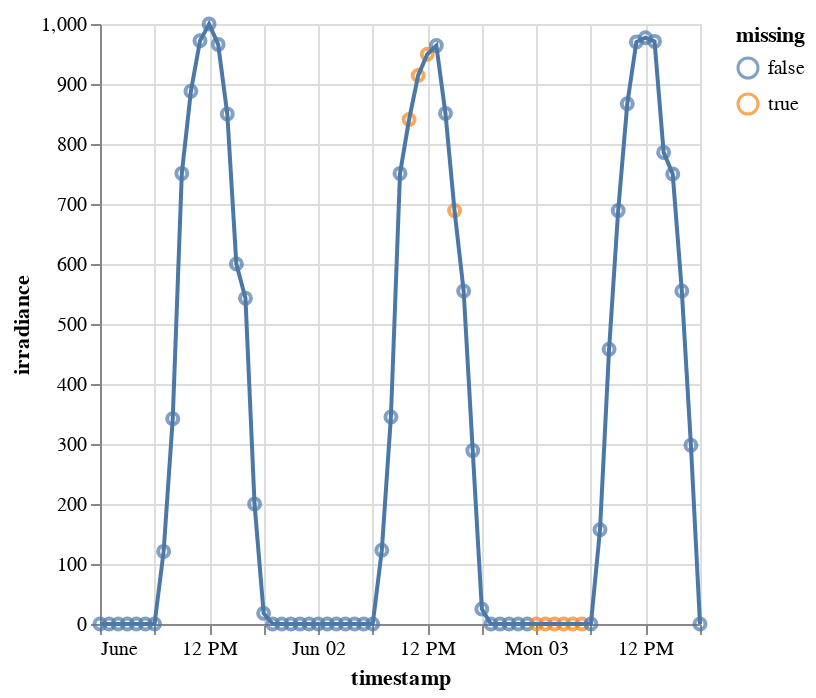

Notebook code cell kept with this figure:
### Markdown cell above
### Quick plot

Lines and points combined, showing which values were interpolated

### Code cell
line = alt.Chart(data).mark_line().encode(
    x='timestamp:T',
    y='irradiance:Q',
)

points = alt.Chart(data).mark_point().encode(
    x='timestamp:T',
    y='irradiance:Q',
    color="missing:N",
)

points + line

### Figure 1 — Vega-Lite specification as saved in the notebook (floating-point values rounded to 4 significant figures)
{"$schema": "https://vega.github.io/schema/vega-lite/v5.20.1.json", "config": {"view": {"continuousHeight": 300, "continuousWidth": 300}}, "data": {"name": "data-90aa915527d32fd707cefdcc947e06e0"}, "datasets": {"data-90aa915527d32fd707cefdcc947e06e0": [{"irradiance": 0, "missing": false, "timestamp": "2024-06-01T00:00:00"}, {"irradiance": 0, "missing": false, "timestamp": "2024-06-01T01:00:00"}, {"irradiance": 0, "missing": false, "timestamp": "2024-06-01T02:00:00"}, {"irradiance": 0, "missing": false, "timestamp": "2024-06-01T03:00:00"}, {"irradiance": 0, "missing": false, "timestamp": "2024-06-01T04:00:00"}, {"irradiance": 0, "missing": false, "timestamp": "2024-06-01T05:00:00"}, {"irradiance": 0, "missing": false, "timestamp": "2024-06-01T06:00:00"}, {"irradiance": 121, "missing": false, "timestamp": "2024-06-01T07:00:00"}, {"irradiance": 342, "missing": false, "timestamp": "2024-06-01T08:00:00"}, {"irradiance": 751, "missing": false, "timestamp": "2024-06-01T09:00:00"}, {"irradiance": 888, "missing": false, "timestamp": "2024-06-01T10:00:00"}, {"irradiance": 972, "missing": false, "timestamp": "2024-06-01T11:00:00"}, {"irradiance": 1000, "missing": false, "timestamp": "2024-06-01T12:00:00"}, {"irradiance": 966, "missing": false, "timestamp": "2024-06-01T13:00:00"}, {"irradiance": 850, "missing": false, "timestamp": "2024-06-01T14:00:00"}, {"irradiance": 600, "missing": false, "timestamp": "2024-06-01T15:00:00"}, {"irradiance": 543, "missing": false, "timestamp": "2024-06-01T16:00:00"}, {"irradiance": 200, "missing": false, "timestamp": "2024-06-01T17:00:00"}, {"irradiance": 18, "missing": false, "timestamp": "2024-06-01T18:00:00"}, {"irradiance": 0, "missing": false, "timestamp": "2024-06-01T19:00:00"}, {"irradiance": 0, "missing": false, "timestamp": "2024-06-01T20:00:00"}, {"irradiance": 0, "missing": false, "timestamp": "2024-06-01T21:00:00"}, {"irradiance": 0, "missing": false, "timestamp": "2024-06-01T22:00:00"}, {"irradiance": 0, "missing": false, "timestamp": "2024-06-01T23:00:00"}, {"irradiance": 0, "missing": false, "timestamp": "2024-06-02T00:00:00"}, {"irradiance": 0, "missing": false, "timestamp": "2024-06-02T01:00:00"}, {"irradiance": 0, "missing": false, "timestamp": "2024-06-02T02:00:00"}, {"irradiance": 0, "missing": false, "timestamp": "2024-06-02T03:00:00"}, {"irradiance": 0, "missing": false, "timestamp": "2024-06-02T04:00:00"}, {"irradiance": 0, "missing": false, "timestamp": "2024-06-02T05:00:00"}, {"irradiance": 0, "missing": false, "timestamp": "2024-06-02T06:00:00"}, {"irradiance": 123, "missing": false, "timestamp": "2024-06-02T07:00:00"}, {"irradiance": 345, "missing": false, "timestamp": "2024-06-02T08:00:00"}, {"irradiance": 751, "missing": false, "timestamp": "2024-06-02T09:00:00"}, {"irradiance": 840.9, "missing": true, "timestamp": "2024-06-02T10:00:00"}, {"irradiance": 914.2, "missing": true, "timestamp": "2024-06-02T11:00:00"}, {"irradiance": 949.6, "missing": true, "timestamp": "2024-06-02T12:00:00"}, {"irradiance": 964, "missing": false, "timestamp": "2024-06-02T13:00:00"}, {"irradiance": 851, "missing": false, "timestamp": "2024-06-02T14:00:00"}, {"irradiance": 689, "missing": true, "timestamp": "2024-06-02T15:00:00"}, {"irradiance": 555, "missing": false, "timestamp": "2024-06-02T16:00:00"}, {"irradiance": 289, "missing": false, "timestamp": "2024-06-02T17:00:00"}, {"irradiance": 25, "missing": false, "timestamp": "2024-06-02T18:00:00"}, {"irradiance": 0, "missing": false, "timestamp": "2024-06-02T19:00:00"}, {"irradiance": 0, "missing": false, "timestamp": "2024-06-02T20:00:00"}, {"irradiance": 0, "missing": false, "timestamp": "2024-06-02T21:00:00"}, {"irradiance": 0, "missing": false, "timestamp": "2024-06-02T22:00:00"}, {"irradiance": 0, "missing": false, "timestamp": "2024-06-02T23:00:00"}, {"irradiance": 0, "missing": true, "timestamp": "2024-06-03T00:00:00"}, {"irradiance": 0, "missing": true, "timestamp": "2024-06-03T01:00:00"}, {"irradiance": 0, "missing": true, "timestamp": "2024-06-03T02:00:00"}, {"irradiance": 0, "missing": true, "timestamp": "2024-06-03T03:00:00"}, {"irradiance": 0, "missing": true, "timestamp": "2024-06-03T04:00:00"}, {"irradiance": 0, "missing": true, "timestamp": "2024-06-03T05:00:00"}, {"irradiance": 0, "missing": false, "timestamp": "2024-06-03T06:00:00"}, {"irradiance": 157, "missing": false, "timestamp": "2024-06-03T07:00:00"}, {"irradiance": 458, "missing": false, "timestamp": "2024-06-03T08:00:00"}, {"irradiance": 689, "missing": false, "timestamp": "2024-06-03T09:00:00"}, {"irradiance": 867, "missing": false, "timestamp": "2024-06-03T10:00:00"}, {"irradiance": 970, "missing": false, "timestamp": "2024-06-03T11:00:00"}, {"irradiance": 977, "missing": false, "timestamp": "2024-06-03T12:00:00"}, {"irradiance": 971, "missing": false, "timestamp": "2024-06-03T13:00:00"}, {"irradiance": 786, "missing": false, "timestamp": "2024-06-03T14:00:00"}, {"irradiance": 750, "missing": false, "timestamp": "2024-06-03T15:00:00"}, {"irradiance": 555, "missing": false, "timestamp": "2024-06-03T16:00:00"}, {"irradiance": 298, "missing": false, "timestamp": "2024-06-03T17:00:00"}, {"irradiance": 0, "missing": false, "timestamp": "2024-06-03T18:00:00"}]}, "layer": [{"encoding": {"color": {"field": "missing", "type": "nominal"}, "x": {"field": "timestamp", "type": "temporal"}, "y": {"field": "irradiance", "type": "quantitative"}}, "mark": {"type": "point"}}, {"encoding": {"x": {"field": "timestamp", "type": "temporal"}, "y": {"field": "irradiance", "type": "quantitative"}}, "mark": {"type": "line"}}]}
